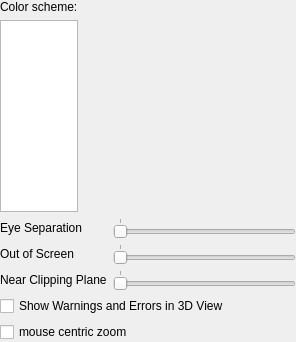
      <widget class="QWidget" name="page3DView">
       <layout class="QVBoxLayout" name="verticalLayout_4">
        <property name="leftMargin">
         <number>0</number>
        </property>
        <property name="topMargin">
         <number>0</number>
        </property>
        <property name="rightMargin">
         <number>0</number>
        </property>
        <property name="bottomMargin">
         <number>0</number>
        </property>
        <item>
         <layout class="QHBoxLayout" name="horizontalLayout" stretch="1,3">
          <item>
           <layout class="QVBoxLayout" name="verticalLayout_2">
            <item>
             <widget class="QLabel" name="label">
              <property name="text">
               <string>Color scheme:</string>
              </property>
             </widget>
            </item>
            <item>
             <widget class="QListWidget" name="colorSchemeChooser">
              <property name="sizePolicy">
               <sizepolicy hsizetype="Expanding" vsizetype="MinimumExpanding">
                <horstretch>0</horstretch>
                <verstretch>0</verstretch>
               </sizepolicy>
              </property>
              <property name="alternatingRowColors">
               <bool>false</bool>
              </property>
              <property name="currentRow">
               <number>-1</number>
              </property>
             </widget>
            </item>
           </layout>
          </item>
          <item>
           <spacer name="horizontalSpacer">
            <property name="orientation">
             <enum>Qt::Horizontal</enum>
            </property>
            <property name="sizeHint" stdset="0">
             <size>
              <width>40</width>
              <height>20</height>
             </size>
            </property>
           </spacer>
          </item>
         </layout>
        </item>
        <item>
         <layout class="QFormLayout" name="formLayout">
          <item row="0" column="0">
           <widget class="QLabel" name="label_14">
            <property name="text">
             <string>Eye Separation</string>
            </property>
           </widget>
          </item>
          <item row="0" column="1">
           <widget class="QSlider" name="horizontalSliderEyeSeparation">
            <property name="orientation">
             <enum>Qt::Horizontal</enum>
            </property>
            <property name="tickPosition">
             <enum>QSlider::TicksAbove</enum>
            </property>
            <property name="tickInterval">
             <number>500</number>
            </property>
           </widget>
          </item>
          <item row="1" column="0">
           <widget class="QLabel" name="label_13">
            <property name="text">
             <string>Out of Screen</string>
            </property>
           </widget>
          </item>
          <item row="1" column="1">
           <widget class="QSlider" name="horizontalSliderOutOfScreen">
            <property name="orientation">
             <enum>Qt::Horizontal</enum>
            </property>
            <property name="tickPosition">
             <enum>QSlider::TicksAbove</enum>
            </property>
            <property name="tickInterval">
             <number>250</number>
            </property>
           </widget>
          </item>
          <item row="2" column="0">
           <widget class="QLabel" name="label_12">
            <property name="text">
             <string>Near Clipping Plane</string>
            </property>
           </widget>
          </item>
          <item row="2" column="1">
           <widget class="QSlider" name="horizontalSliderNearClippingPlane">
            <property name="orientation">
             <enum>Qt::Horizontal</enum>
            </property>
            <property name="tickPosition">
             <enum>QSlider::TicksAbove</enum>
            </property>
            <property name="tickInterval">
             <number>500</number>
            </property>
           </widget>
          </item>
         </layout>
        </item>
        <item>
         <widget class="QCheckBox" name="checkBoxShowWarningsIn3dView">
          <property name="text">
           <string>Show Warnings and Errors in 3D View</string>
          </property>
          <property name="checked">
           <bool>false</bool>
          </property>
         </widget>
        </item>
        <item>
         <widget class="QCheckBox" name="checkBoxMouseCentricZoom">
          <property name="text">
           <string>mouse centric zoom</string>
          </property>
          <property name="checked">
           <bool>false</bool>
          </property>
         </widget>
        </item>
       </layout>
      </widget>
